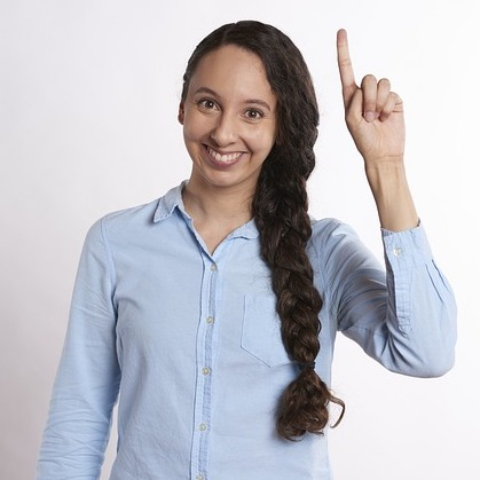
#> input picture GestureCam-Projects/pointing_up.jpg, 480 x 480 px
$ python GestureViewer.py
#> lines starting #> are read from the running program, lines starting #| are printed output that depends on the picture
import cv2
import math
import os

DESIRED_HEIGHT = 480
DESIRED_WIDTH = 480


def resize_and_show(image, window_name="Image"):
    h, w = image.shape[:2]
    if h < w:
        img = cv2.resize(image, (DESIRED_WIDTH, math.floor(h / (w / DESIRED_WIDTH))))
    else:
        img = cv2.resize(image, (math.floor(w / (h / DESIRED_HEIGHT)), DESIRED_HEIGHT))

    cv2.imshow(window_name, img)
    cv2.waitKey(0)
    cv2.destroyAllWindows()


# Example list of image filenames
IMAGE_FILENAMES = ["pointing_up.jpg", "thumbs_down.jpg", "thumbs_up.jpg","victory.jpg"]

# Check if files exist and read
images = {name: cv2.imread(name) for name in IMAGE_FILENAMES}
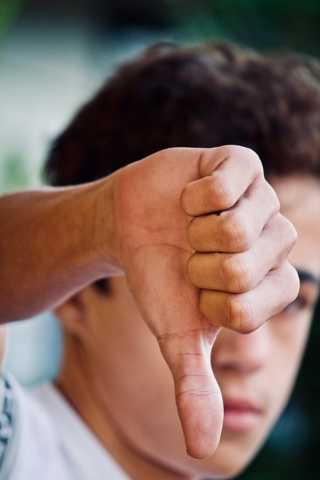
#> input picture GestureCam-Projects/thumbs_down.jpg, 320 x 480 px
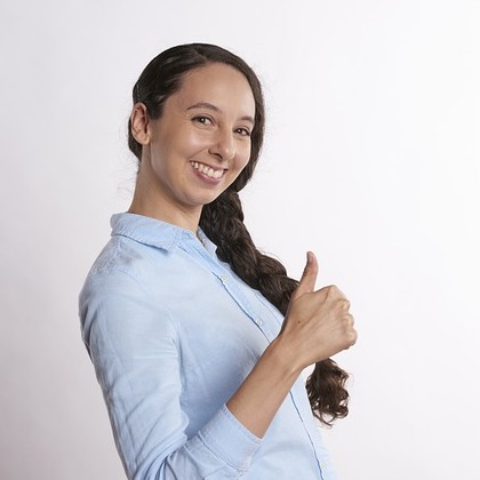
#> input picture GestureCam-Projects/thumbs_up.jpg, 480 x 480 px
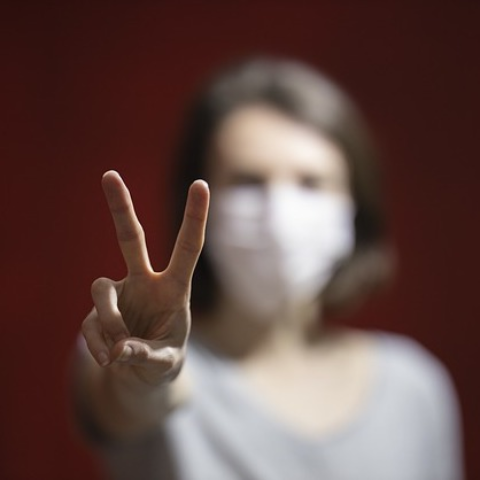
#> input picture GestureCam-Projects/victory.jpg, 480 x 480 px
#> images = 4 items

for name, image in images.items():
    if image is not None:
        print(f"Displaying: {name}")
        resize_and_show(image, window_name=name)
    else:
        print(f"Failed to load: {name}")
#> this loop made 4 passes
#> (name, w in resize_and_show) on passes 1 to 4: ('pointing_up.jpg', 480), ('thumbs_down.jpg', 320), ('thumbs_up.jpg', 480), ('victory.jpg', 480)
#| Displaying: pointing_up.jpg
#| Displaying: thumbs_down.jpg
#| Displaying: thumbs_up.jpg
#| Displaying: victory.jpg
